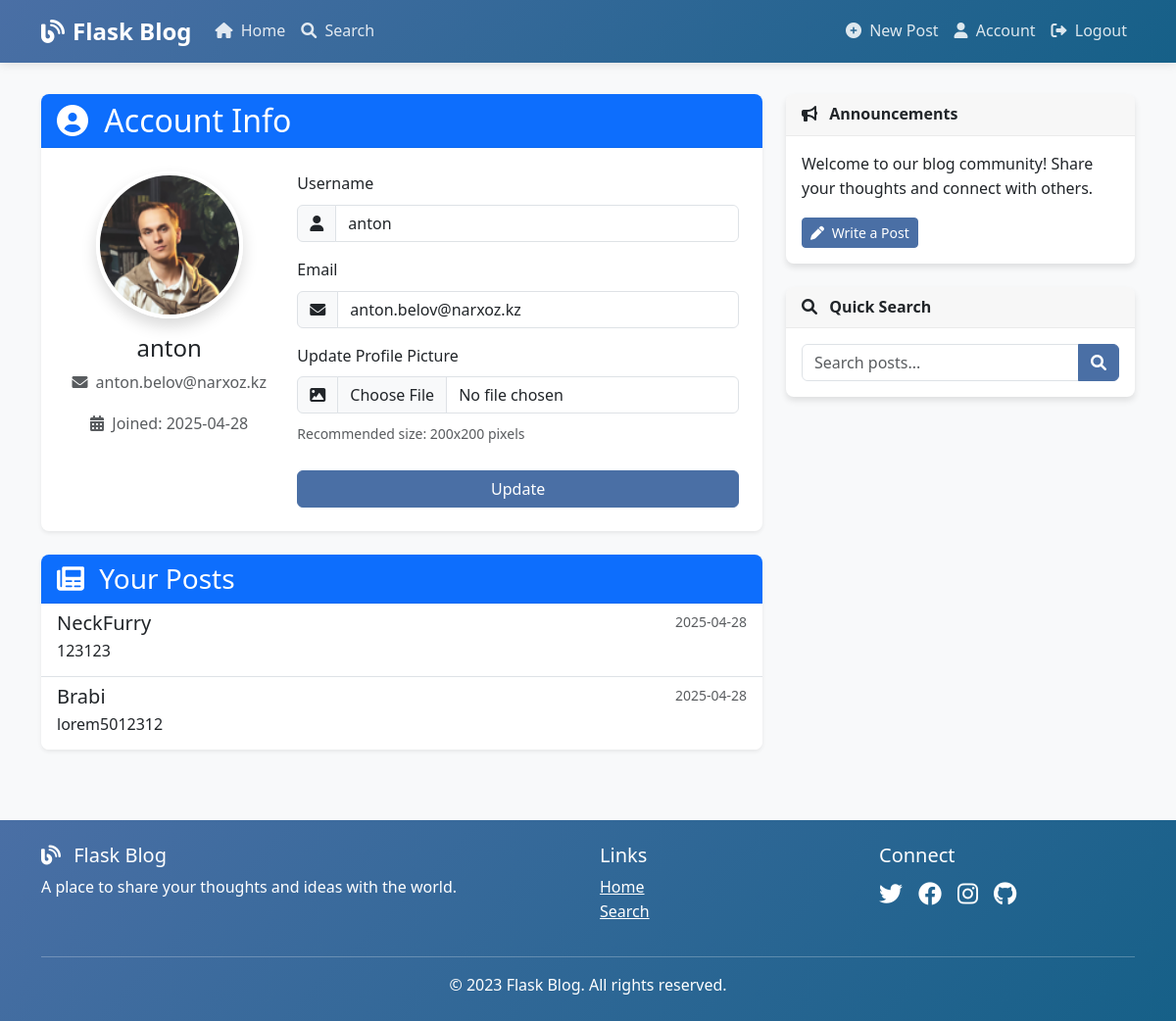
Page /account (signed in) on the committed database.
### app/models/user.py (models this page shows, shortened)
class User(db.Model, UserMixin):
    id = db.Column(db.Integer, primary_key=True)
    username = db.Column(db.String(20), unique=True, nullable=False)
    email = db.Column(db.String(120), unique=True, nullable=False)
    password_hash = db.Column(db.String(128), nullable=False)
    profile_image = db.Column(db.String(20), nullable=False, default='default.jpg')
    created_at = db.Column(db.DateTime, nullable=False, default=datetime.utcnow)
    posts = db.relationship('Post', backref='author', lazy=True)

### app/models/post.py (models this page shows, shortened)
class Post(db.Model):
    id = db.Column(db.Integer, primary_key=True)
    title = db.Column(db.String(100), nullable=False)
    content = db.Column(db.Text, nullable=False)
    image_file = db.Column(db.String(20), nullable=True)
    created_at = db.Column(db.DateTime, nullable=False, default=datetime.utcnow)
    updated_at = db.Column(db.DateTime, onupdate=datetime.utcnow)
    user_id = db.Column(db.Integer, db.ForeignKey('user.id'), nullable=False)

### app/controllers/auth.py (the view)
@auth_bp.route('/account', methods=['GET', 'POST'])
@login_required
def account():
    form = UpdateAccountForm(current_user.username, current_user.email)
    if form.validate_on_submit():
        if form.picture.data:
            picture_file = save_picture(form.picture.data)
            current_user.profile_image = picture_file
        current_user.username = form.username.data
        current_user.email = form.email.data
        try:
            db.session.commit()
            flash('Your account has been updated!', 'success')
            return redirect(url_for('auth.account'))
        except Exception as e:
            db.session.rollback()
            flash(f'Error updating account: {str(e)}', 'danger')
    elif request.method == 'GET':
        form.username.data = current_user.username
        form.email.data = current_user.email
    image_file = url_for('static', filename='uploads/' + current_user.profile_image)
    return render_template('auth/account.html', title='Account',
                           image_file=image_file, form=form)

### app/forms/auth_forms.py (shortened to what this page needs)
class UpdateAccountForm(FlaskForm):
    username = StringField('Username',
                           validators=[DataRequired(), Length(min=2, max=20)])
    email = StringField('Email',
                        validators=[DataRequired(), Email()])
    picture = FileField('Update Profile Picture',
                        validators=[FileAllowed(['jpg', 'png', 'jpeg'])])
    submit = SubmitField('Update')
    def __init__(self, original_username, original_email, *args, **kwargs):
        super(UpdateAccountForm, self).__init__(*args, **kwargs)
        self.original_username = original_username
        self.original_email = original_email

### app/models/user.py (called while the page is built)
@login_manager.user_loader
def load_user(user_id):
    return User.query.get(int(user_id))

### app/templates/auth/account.html (shortened to what this page needs)
{% extends "base.html" %}
{% block content %}
    <div class="card shadow-sm">
        <div class="card-header bg-primary text-white">
            <h2 class="mb-0"><i class="fas fa-user-circle me-2"></i> Account Info</h2>
        </div>
        <div class="card-body p-4">
            <div class="row">
                <div class="col-md-4 text-center mb-4 mb-md-0">
                    <img class="rounded-circle account-img img-fluid shadow" src="{{ image_file }}" alt="Profile Image">
                    <h4 class="mt-3">{{ current_user.username }}</h4>
                    <p class="text-muted">
                        <i class="fas fa-envelope me-1"></i> {{ current_user.email }}
                    </p>
                    <p class="text-muted">
                        <i class="fas fa-calendar-alt me-1"></i> Joined: {{ current_user.created_at.strftime('%Y-%m-%d') }}
                    </p>
                </div>
                <div class="col-md-8">
                    <form method="POST" action="" enctype="multipart/form-data">
                        <div class="mb-3">
                            {{ form.username.label(class="form-label") }}
                            <div class="input-group">
                                <span class="input-group-text"><i class="fas fa-user"></i></span>
                                {% if form.username.errors %}
                                    {{ form.username(class="form-control is-invalid") }}
                                    <div class="invalid-feedback">
                                        {% for error in form.username.errors %}
                                            <span>{{ error }}</span>
                                        {% endfor %}
                                    </div>
                                {% else %}
                                    {{ form.username(class="form-control") }}
                                {% endif %}
                            </div>
                        </div>
                        <div class="mb-3">
                            {{ form.email.label(class="form-label") }}
                            <div class="input-group">
                                <span class="input-group-text"><i class="fas fa-envelope"></i></span>
                                {% if form.email.errors %}
                                    {{ form.email(class="form-control is-invalid") }}
                                    <div class="invalid-feedback">
                                        {% for error in form.email.errors %}
                                            <span>{{ error }}</span>
                                        {% endfor %}
                                    </div>
                                {% else %}
                                    {{ form.email(class="form-control") }}
                                {% endif %}
                            </div>
                        </div>
                        <div class="mb-3">
                            {{ form.picture.label(class="form-label") }}
                            <div class="input-group">
                                <span class="input-group-text"><i class="fas fa-image"></i></span>
                                {{ form.picture(class="form-control") }}
                            </div>
                            <div class="mt-2">
                                <small class="text-muted">Recommended size: 200x200 pixels</small>
                            </div>
                        </div>
                        <div class="d-grid mt-4">
                            {{ form.submit(class="btn btn-primary") }}
                        </div>
                    </form>
                </div>
            </div>
        </div>
    </div>
    <div class="card shadow-sm mt-4">
        <div class="card-header bg-primary text-white">
            <h3 class="mb-0"><i class="fas fa-newspaper me-2"></i> Your Posts</h3>
        </div>
        <div class="card-body p-0">
            <div class="list-group list-group-flush">
                {% for post in current_user.posts[:5] %}
                    <a href="{{ url_for('posts.post', post_id=post.id) }}" class="list-group-item list-group-item-action">
                        <div class="d-flex w-100 justify-content-between">
                            <h5 class="mb-1">{{ post.title }}</h5>
                            <small class="text-muted">{{ post.created_at.strftime('%Y-%m-%d') }}</small>
                        </div>
                        <p class="mb-1">{{ post.content|truncate(100) }}</p>
                    </a>
                {% endfor %}
            </div>
        </div>
    </div>
{% endblock content %}

### app/static/css/main.css (style rules this page uses)
:root { --primary-color: #4a6fa5; --secondary-color: #166088; --accent-color: #4fc3dc; --text-color: #333; --light-bg: #f8f9fa; --dark-bg: #343a40; --border-radius: 8px; --box-shadow: 0 4px 6px rgba(0, 0, 0, 0.1); }
body { background-color: var(--light-bg); color: var(--text-color); font-family: 'Segoe UI', Tahoma, Geneva, Verdana, sans-serif; margin-top: 5rem; line-height: 1.6; }
.card { border: none; border-radius: var(--border-radius); box-shadow: var(--box-shadow); transition: transform 0.3s, box-shadow 0.3s; margin-bottom: 1.5rem; overflow: hidden; }
.card-header { background-color: rgba(0, 0, 0, 0.03); border-bottom: 1px solid rgba(0, 0, 0, 0.05); font-weight: 600; }
.btn-primary { background-color: var(--primary-color); border-color: var(--primary-color); }
.account-img { height: 150px; width: 150px; object-fit: cover; border-radius: 50%; border: 4px solid white; box-shadow: var(--box-shadow); }
.card { transition: transform 0.3s ease, box-shadow 0.3s ease; opacity: 0; transform: translateY(20px); }
.card.show { opacity: 1; transform: translateY(0); }
.btn { transition: all 0.3s ease; }
.account-img { transition: transform 0.3s ease, box-shadow 0.3s ease; }

### rows in the picture
User: username "anton", email "anton.belov@narxoz.kz", created_at "2025-04-28"
Post: title "NeckFurry", created_at "2025-04-28", content "123123"
Post: title "Brabi", created_at "2025-04-28", content "lorem5012312"
